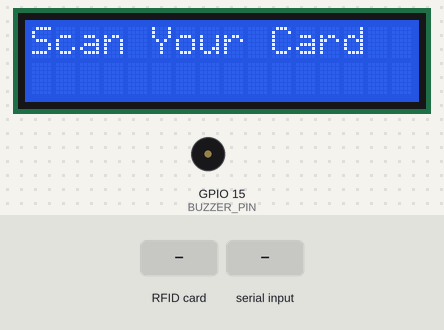
Recording of a sketch running on a simulated ESP32. Parts: 16×2 character LCD, buzzer (waves = sounding, pin HIGH). The inputs (shaded band) are chosen by the test bench. What the sketch prints to the serial monitor is not drawn.

Above: at 1.3 s.
1.4 s: RFID card 5E 7A 19 C4 held to the reader
At 1.7 s:
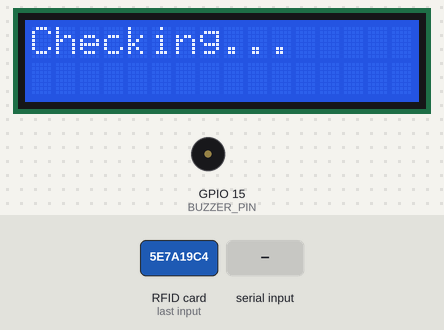
2.9 s: "DENIED\n" received over Serial
At 3.5 s:
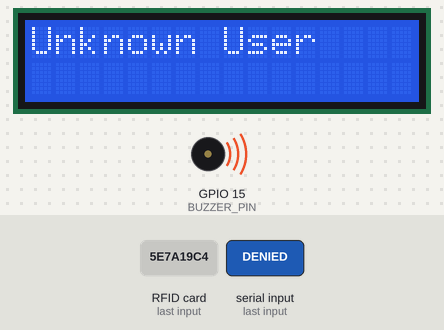
At 4.1 s:
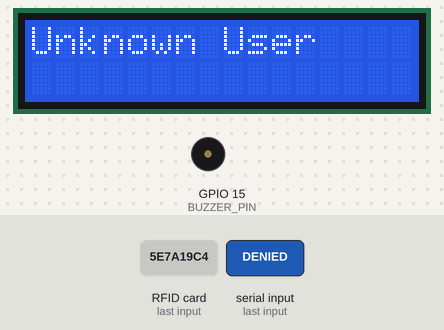
Timing chart, 0 to 5.9 s (numbered marks = the images above; inputs shaded):
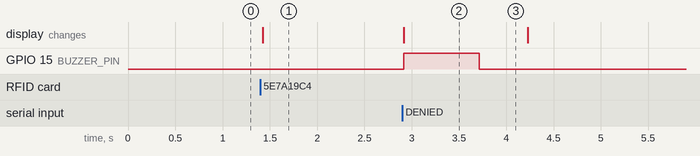

The sketch:

RFID.ino
```cpp
#include <SPI.h>
#include <MFRC522.h>
#include <Wire.h>
#include <LiquidCrystal_I2C.h>

// --- PIN DEFINITIONS ---
#define SS_PIN  5
#define RST_PIN 4
#define BUZZER_PIN 15

// --- OBJECTS ---
MFRC522 mfrc522(SS_PIN, RST_PIN);
LiquidCrystal_I2C lcd(0x27, 16, 2);

void setup() {
  Serial.begin(115200);
  SPI.begin();
  mfrc522.PCD_Init();

  // Initialize I2C for LCD (SDA=21, SCL=22)
  Wire.begin(21, 22);

  pinMode(BUZZER_PIN, OUTPUT);

  // LCD Setup
  lcd.init();
  lcd.backlight();
  lcd.setCursor(0, 0);
  lcd.print("Scan Your Card");

  // Set timeout for serial reading to make it snappier
  Serial.setTimeout(2000);
}

void loop() {
  // 1. Check for new card
  if (!mfrc522.PICC_IsNewCardPresent() || !mfrc522.PICC_ReadCardSerial()) {
    return;
  }

  // 2. Read UID
  String content = "";
  for (byte i = 0; i < mfrc522.uid.size; i++) {
     content.concat(String(mfrc522.uid.uidByte[i] < 0x10 ? " 0" : " "));
     content.concat(String(mfrc522.uid.uidByte[i], HEX));
  }
  content.toUpperCase();
  String cardID = content.substring(1); // Remove leading space

  // 3. Send ID to Python
  // (Python is listening for this!)
  Serial.println(cardID);

  // 4. Wait for Python to Reply
  lcd.clear();
  lcd.print("Checking...");

  unsigned long startTime = millis();

  // Wait up to 5 seconds for Python to respond
  while (Serial.available() == 0) {
    if (millis() - startTime > 5000) {
       lcd.clear();
       lcd.print("PC Error");
       delay(1000);
       lcd.clear();
       lcd.print("Scan Your Card");
       return;
    }
  }

  // 5. Read the Name sent back by Python
  String name = Serial.readStringUntil('\n');
  name.trim(); // Remove any extra whitespace

  // 6. Display Logic
  if (name == "DENIED") {
    lcd.clear();
    lcd.print("Unknown User");
    // Long Error Beep
    digitalWrite(BUZZER_PIN, HIGH); delay(800); digitalWrite(BUZZER_PIN, LOW);
  }
  else if (name == "CLOUD ERROR") {
    lcd.clear();
    lcd.print("WiFi Error");
    delay(1000);
  }
  else {
    lcd.clear();
    lcd.print("Welcome:");
    lcd.setCursor(0, 1);
    lcd.print(name);
    // Success Beeps (Two short beeps)
    digitalWrite(BUZZER_PIN, HIGH); delay(100); digitalWrite(BUZZER_PIN, LOW);
    delay(100);
    digitalWrite(BUZZER_PIN, HIGH); delay(100); digitalWrite(BUZZER_PIN, LOW);
  }

  // 7. Reset for next user
  delay(500);
  lcd.clear();
  lcd.print("Scan Your Card");

  // Stop reading the card so it doesn't trigger again immediately
  mfrc522.PICC_HaltA();
  mfrc522.PCD_StopCrypto1();
}
```

Measured:
- after the input at 1.4 s, the display: changes at once (image 1)
- after the input at 2.9 s, GPIO 15 (BUZZER_PIN): LOW → HIGH at once, → LOW 0.80 s later; the display: changes at once (image 2)
- what the display in image 2 shows lasts 1.3 s, from 2.9 s to 4.2 s
